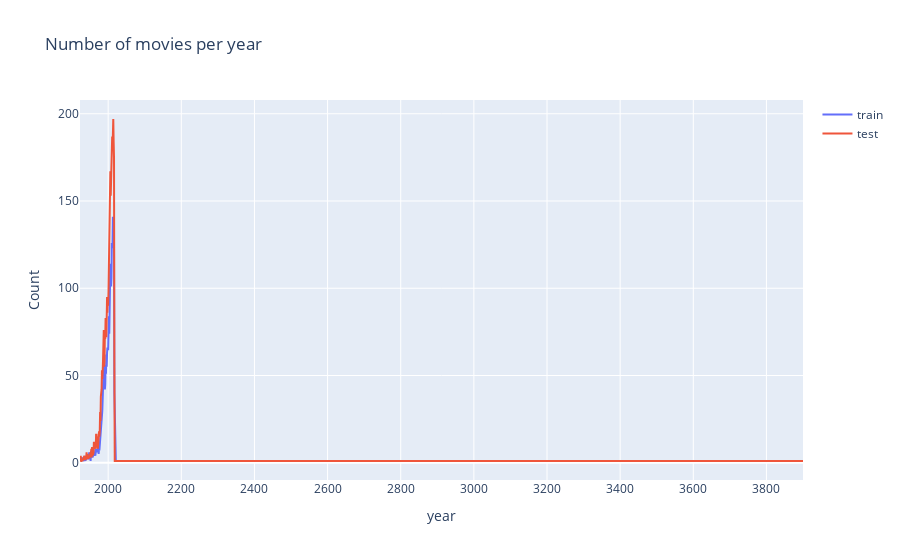

Notebook cell for this chart:
### Code cell
d1 = train['release_date_year'].value_counts().sort_index()
d2 = test['release_date_year'].value_counts().sort_index()

data = [go.Scatter(x = d1.index, y=d1.values, name='train'), go.Scatter(x = d2.index, y = d2.values, name='test')]
layout = go.Layout(dict(title="Number of movies per year",
                  xaxis = dict(title="year"),
                  yaxis = dict(title="Count")),legend = dict(orientation='v'))
py.iplot(dict(data = data, layout=layout))

# d1 = train['release_date_year'].value_counts().sort_index()
# d2 = test['release_date_year'].value_counts().sort_index()
# data = [go.Scatter(x=d1.index, y=d1.values, name='train'), go.Scatter(x=d2.index, y=d2.values, name='test')]
# layout = go.Layout(dict(title = "Number of films per year",
#                   xaxis = dict(title = 'Year'),
#                   yaxis = dict(title = 'Count'),
#                   ),legend=dict(
#                 orientation="v"))
# py.iplot(dict(data=data, layout=layout))

### Figure 1 — Plotly figure (JSON) as saved in the notebook; plotly's stock layout.template omitted (floating-point values rounded to 4 significant figures)
{"data": [{"name": "train", "type": "scatter", "x": [1924, 1925, 1926, 1927, 1928, 1930, 1931, 1932, 1933, 1935, 1936, 1938, 1939, 1940, 1942, 1943, 1944, 1945, 1947, 1948, 1949, 1950, 1951, 1952, 1953, 1954, 1955, 1956, 1957, 1958, 1959, 1960, 1961, 1962, 1963, 1964, 1965, 1966, 1967, 1968, 1969, 1970, 1971, 1972, 1973, 1974, 1975, 1976, 1977, 1978, 1979, 1980, 1981, 1982, 1983, 1984, 1985, 1986, 1987, 1988, 1989, 1990, 1991, 1992, 1993, 1994, 1995, 1996, 1997, 1998, 1999, 2000, 2001, 2002, 2003, 2004, 2005, 2006, 2007, 2008, 2009, 2010, 2011, 2012, 2013, 2014, 2015, 2016, 2017, 2021], "y": [1, 2, 1, 2, 3, 1, 2, 3, 2, 1, 4, 1, 4, 2, 3, 2, 2, 4, 2, 6, 2, 2, 4, 1, 6, 6, 7, 4, 3, 3, 5, 8, 4, 5, 5, 6, 4, 7, 8, 7, 6, 8, 8, 8, 9, 5, 8, 7, 11, 14, 16, 21, 26, 25, 27, 30, 42, 44, 45, 56, 47, 46, 42, 45, 56, 51, 62, 55, 63, 66, 65, 65, 77, 84, 74, 83, 99, 114, 105, 101, 106, 126, 124, 125, 141, 123, 128, 125, 40, 1]}, {"name": "test", "type": "scatter", "x": [1923, 1925, 1926, 1927, 1928, 1929, 1930, 1931, 1933, 1934, 1935, 1936, 1937, 1938, 1939, 1940, 1941, 1942, 1944, 1945, 1946, 1948, 1949, 1950, 1951, 1952, 1953, 1954, 1955, 1956, 1957, 1958, 1959, 1960, 1961, 1962, 1963, 1964, 1965, 1966, 1967, 1968, 1969, 1970, 1971, 1972, 1973, 1974, 1975, 1976, 1977, 1978, 1979, 1980, 1981, 1982, 1983, 1984, 1985, 1986, 1987, 1988, 1989, 1990, 1991, 1992, 1993, 1994, 1995, 1996, 1997, 1998, 1999, 2000, 2001, 2002, 2003, 2004, 2005, 2006, 2007, 2008, 2009, 2010, 2011, 2012, 2013, 2014, 2015, 2016, 2017, 2018, 2022, 3900], "y": [1, 4, 1, 1, 2, 1, 1, 2, 4, 3, 4, 2, 2, 2, 2, 3, 6, 3, 5, 2, 4, 3, 3, 4, 6, 6, 5, 8, 3, 9, 4, 5, 5, 6, 12, 10, 10, 8, 8, 8, 16, 16, 9, 15, 12, 8, 14, 14, 18, 15, 18, 29, 24, 38, 39, 42, 53, 48, 52, 59, 67, 76, 55, 58, 74, 71, 83, 73, 72, 83, 95, 86, 94, 90, 99, 115, 106, 126, 137, 167, 153, 165, 178, 180, 187, 180, 194, 197, 184, 175, 58, 1, 1, 1]}], "layout": {"legend": {"orientation": "v"}, "title": {"text": "Number of movies per year"}, "xaxis": {"title": {"text": "year"}}, "yaxis": {"title": {"text": "Count"}}}}
